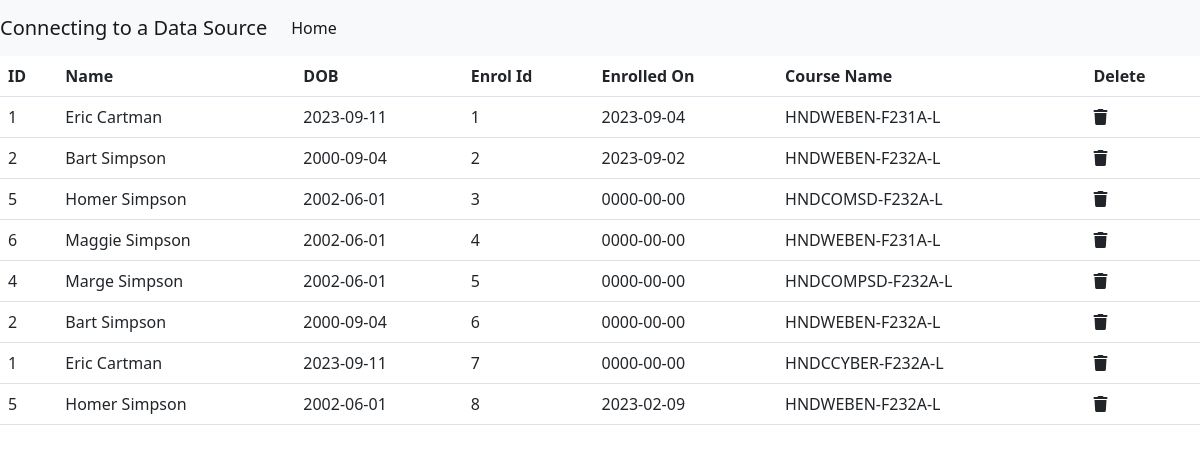
The page / on the database its author committed.
### tables this page shows
CREATE TABLE `enrolment` (
  `enrolment_id` int(11) NOT NULL,
  `fk_course` int(11) DEFAULT NULL,
  `fk_student` int(11) NOT NULL,
  `enrolment_date` date DEFAULT NULL,
  `active` tinyint(4) DEFAULT NULL
);

CREATE TABLE `student` (
  `student_id` int(11) NOT NULL,
  `student_name` varchar(64) DEFAULT NULL,
  `dob` date DEFAULT NULL,
  `address` varchar(255) DEFAULT NULL,
  `tel` varchar(13) DEFAULT NULL
);

CREATE TABLE `course` (
  `course_id` int(11) NOT NULL,
  `course_name` varchar(255) DEFAULT NULL
);

### index.php (called while the page is built)
<?php
    include 'config/dbConfig.php';
    include 'partials/header.php';
    include 'partials/enrolments.php';
    include 'partials/footer.php';
?>

### partials/enrolments.php (the view)
<?php
 $students = $conn->prepare('SELECT
 s.student_id,
 s.student_name,
 s.dob,
 e.enrolment_id,
 e.enrolment_date,
 c.course_id,
 c.course_name
FROM enrolment e
INNER JOIN student s ON e.fk_student = s.student_id
INNER JOIN course c ON e.fk_course = c.course_id;
');
$students->execute();
$students->store_result();
$students->bind_result($studentId, $studentName, $dob, $enrolId, $enrolDate, $courseId, $course);
?>
<table class="table">
  <thead>
    <tr>
      <th scope="col">ID</th>
      <th scope="col">Name</th>
      <th scope="col">DOB</th>
      <th scope="col">Enrol Id</th>
      <th scope="col">Enrolled On</th>
      <th scope="col">Course Name</th>
      <th scope="col">Delete</th>
    </tr>
  </thead>
  <tbody>
  <?php while ($students->fetch()): ?>
    <tr>
      <td><?= $studentId ?></td>
      <td><?= $studentName ?></td>
      <td><?= $dob ?></td>
      <td><?= $enrolId ?></td>
      <td><?= $enrolDate ?></td>
      <td><?= $course ?></td>
      <td onclick="window.location.href='queries/delete_enrolment.php?eid=<?= $enrolId ?>'"><i class="fa-solid fa-trash"></i></td>
    </tr>
    <?php endwhile ?>
  </tbody>
</table>

### partials/header.php (shortened to what this page needs)
<!DOCTYPE html>
<html lang="en">
<head>
    <link rel="stylesheet" href="https://cdn.jsdelivr.net/npm/bootstrap@5.2.3/dist/css/bootstrap.min.css">
    <link rel="stylesheet" href="https://cdnjs.cloudflare.com/ajax/libs/font-awesome/6.4.2/css/all.min.css" />
</head>
<body>
    <?php include 'partials/navigation.php'; ?>

### partials/navigation.php (shortened to what this page needs)
<nav class="navbar navbar-expand-lg navbar-light bg-light">
  <a class="navbar-brand" href="#">Connecting to a Data Source</a>
  <div class="collapse navbar-collapse" id="navbarNavAltMarkup">
    <div class="navbar-nav">
      <a class="nav-item nav-link active" href="allStudents.php">Home <span class="sr-only">View all Students</span></a>
    </div>
  </div>
</nav>

### rows shown on the page
enrolment: fk_student.student_id "1", fk_student.student_name "Eric Cartman", fk_student.dob "2023-09-11", enrolment_id "1", enrolment_date "2023-09-04", fk_course.course_name "HNDWEBEN-F231A-L"
enrolment: fk_student.student_id "2", fk_student.student_name "Bart Simpson", fk_student.dob "2000-09-04", enrolment_id "2", enrolment_date "2023-09-02", fk_course.course_name "HNDWEBEN-F232A-L"
enrolment: fk_student.student_id "5", fk_student.student_name "Homer Simpson", fk_student.dob "2002-06-01", enrolment_id "3", enrolment_date "0000-00-00", fk_course.course_name "HNDCOMSD-F232A-L"
enrolment: fk_student.student_id "6", fk_student.student_name "Maggie Simpson", fk_student.dob "2002-06-01", enrolment_id "4", enrolment_date "0000-00-00", fk_course.course_name "HNDWEBEN-F231A-L"
enrolment: fk_student.student_id "4", fk_student.student_name "Marge Simpson", fk_student.dob "2002-06-01", enrolment_id "5", enrolment_date "0000-00-00", fk_course.course_name "HNDCOMPSD-F232A-L"
enrolment: fk_student.student_id "2", fk_student.student_name "Bart Simpson", fk_student.dob "2000-09-04", enrolment_id "6", enrolment_date "0000-00-00", fk_course.course_name "HNDWEBEN-F232A-L"
enrolment: fk_student.student_id "1", fk_student.student_name "Eric Cartman", fk_student.dob "2023-09-11", enrolment_id "7", enrolment_date "0000-00-00", fk_course.course_name "HNDCCYBER-F232A-L"
enrolment: fk_student.student_id "5", fk_student.student_name "Homer Simpson", fk_student.dob "2002-06-01", enrolment_id "8", enrolment_date "2023-02-09", fk_course.course_name "HNDWEBEN-F232A-L"
